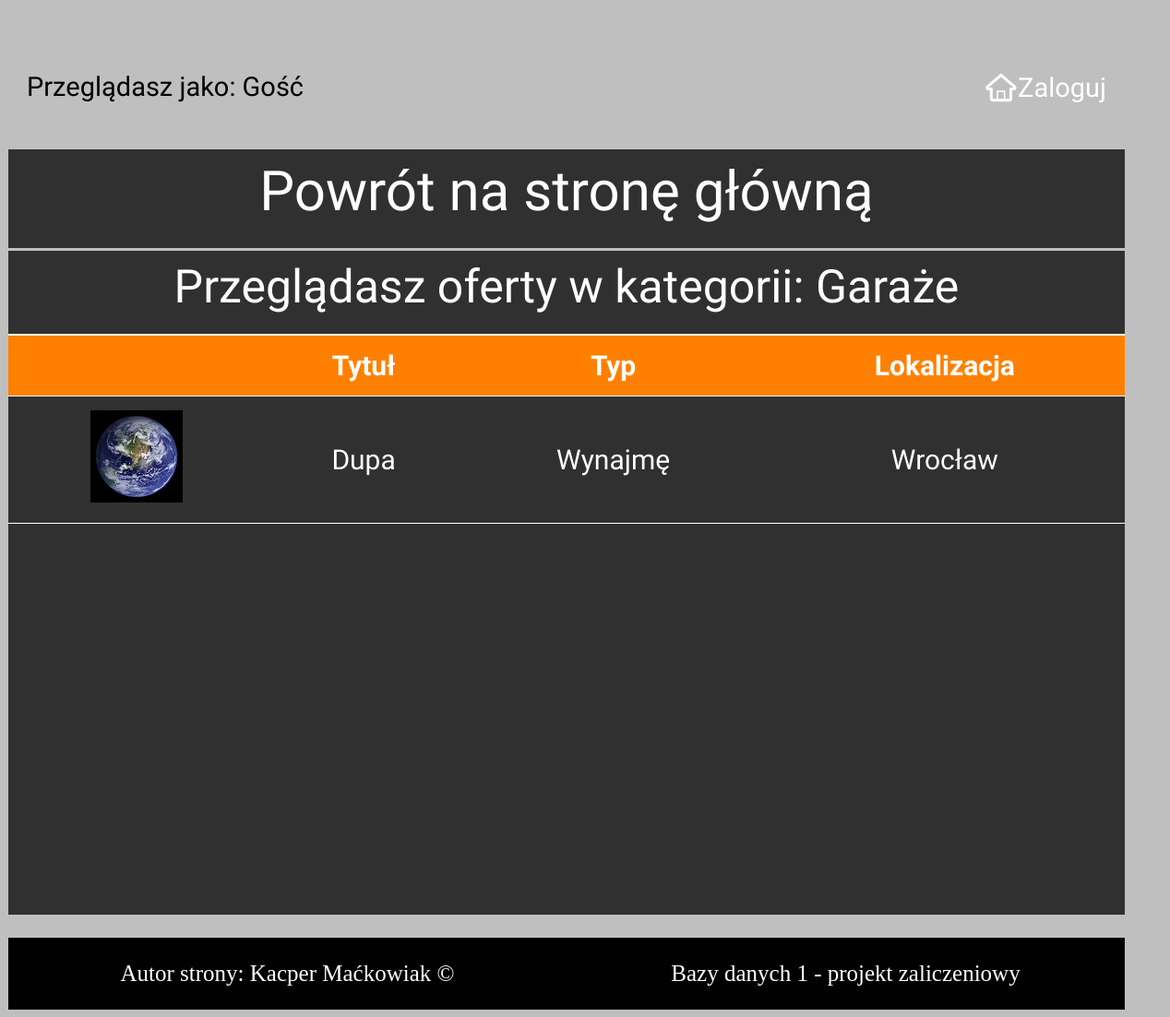
Screenshot of /g.php with the database file from the repository.
### tables this page shows
CREATE TABLE `o` (
  `id` int(11) NOT NULL,
  `user` varchar(15) DEFAULT NULL,
  `tytul` text NOT NULL,
  `kategoria` enum('Mieszkanie','Dom','Działka','Biura i lokale','Garaż') NOT NULL,
  `typ` enum('Kupię','Sprzedam','Wynajmę') NOT NULL,
  `opis` varchar(1000) DEFAULT NULL,
  `imie` text,
  `lok` text,
  `tel` int(11) DEFAULT NULL
);

### g.php (the view, shortened to what this page needs)
<!DOCTYPE HTML>
<html lang="pl">
<head>
     <link href="style333.css" rel="stylesheet" type="text/css"/>
    <link href="css/fontello.css" rel="stylesheet" type="text/css"/>
    </head>
    <body>
<?php if((empty($_SESSION['zalogowany']))){ ?>
    <div id="container">
    <div id="topbarL">
        <p>Przeglądasz jako: Gość </p></div>
    <form action=wylogowanie.php>
        <div id="topbarR"><br/><a i class="icon-home-outline"  href="zaloguj.php?opcja=zaloguj">Zaloguj</a></div>
        </form>
        <div id="powitanie0">
   <div id="kategorieogl">
     <a href=index.php>
    <div class="test1">Powrót na stronę główną</div>
           </a>
    </div>
       </div>
        <div id=ogl>
         <div id="nagl">
            Przeglądasz oferty w kategorii: Garaże
        </div>
<?php
               require_once "connect.php";
        $polaczenie = @new mysqli($host, $db_user, $db_passwd, $db_name);
                                mysqli_query($polaczenie,"SET CHARSET utf8");
    mysqli_query($polaczenie,"SET NAMES utf8 COLLATE utf8_polish_ci");
                    if($polaczenie -> connect_errno!=0){
                        echo "Błąd: ".$polaczenie->connect_errno;
                    }
                    else{
                        $kwerenda = "SELECT  * FROM o WHERE kategoria='Garaż'";
                        if($rezultat = @$polaczenie->query($kwerenda)){
                            $ile_o = $rezultat->num_rows;
                  if($ile_o>0){
                                echo "<table>";
                      echo "<tr><th></th><th>Tytuł</th><th>Typ</th><th>Lokalizacja</th></tr>";
                                while ($wiersz = mysqli_fetch_assoc($rezultat)) {
                                    echo "<tr><td><a href=\"ogloszenie.php?oferta=".$wiersz['id']."\"><img src='obrazki/".$wiersz['user']."/".$wiersz['id']."/1.jpg'></a></td><td><a href=\"ogloszenie.php?oferta=".$wiersz['id']."\">".$wiersz['tytul']."</td></a><td>".$wiersz['typ']."</td><td>".$wiersz['lok']."</td></a>
                                    </tr>";
                                }
                                echo "</table>";
                            }else{if($ile_o==0)
                                echo "<br><br><br><br><br><h1>Nie ma tutaj aktywnych ogłoszeń!</h1>";
                            }
                            }
                            } ?>
        </div>
        <div id="stopa">
       <div id="stopa1">
           Autor strony: Kacper Maćkowiak &copy; </div>
            <div id="stopa2">
                Bazy danych 1 - projekt zaliczeniowy
            </div>
        </div>
        </div>
 <?php } ?>
    </body>

### style333.css (style rules this page uses)
body { background-color:#bfbfbf; color: white; }
#container { width:1250px; margin-left:auto; margin-right:auto; }
#topbarL { float:left; width: 605px; height: 99px; background-color: #bfbfbf; text-align:left; font-size: 29px; font-family: 'Merienda', cursive; margin-top: 20px; color:black; }
#topbarR { color:#ff8000; text-align:right; float:left; width: 605px; margin-top: 16px; font-family: 'Merienda', cursive; font-size:29px; height: 79px; background-color: #bfbfbf; }
#powitanie0 { margin-top: 15px; width:1210px; height: 100px; font-family: 'Merienda', cursive; background-color: #303030; color:white; font-size: 75px; text-align: center; }
#kategorieogl { margin-top: 5px; font-family: 'Merienda', cursive; background-color: #303030; color:white; padding:10px; width:1190px; height: 87px; }
#ogl { margin-top: 10px; font-family: 'Merienda', cursive; background-color: #303030; color:white; width:1210px; height: 720px; font-size:30px; text-align: center; overflow-y:auto; }
#topbarL { float:left; padding: 20px; width: 605px; text-align:left; height: 79px; }
#topbarR { color:black; text-align:right; float:left; width: 525px; padding: 20px; font-family: 'Merienda', cursive; font-size:29px; height: 79px; }
#nagl { border-bottom: 2px solid white; font-family: 'Merienda', cursive; background-color: #303030; color:white; padding:10px; width:1190px; height: 70px; font-size: 50px; text-align: center; }
.test1 { float:left; width:1190px; text-align: center; font-size: 60px; }
#stopa1 { float:left; margin-top: 25px; padding:25px; background-color: black; color: white; font-size:25px; width:555px; text-align: center; }
#stopa2 { float:left; margin-top: 25px; padding:25px; background-color: black; color: white; font-size:25px; width:555px; text-align: center; }
a:link { color:white; text-decoration: none; }
TH { text-align: center; background-color: #ff8000; }
TABLE, TD, { border: 1px solid white; border-bottom: 1px solid white; text-align: left; }
TABLE { border-collapse: collapse; width: 100%; }
TH, TD { padding: 15px; border-bottom: 1px solid white; }
img { width: 100px; }

### rows the page displays
o: user (picture), tytul "Dupa", typ "Wynajmę", lok "Wrocław"
